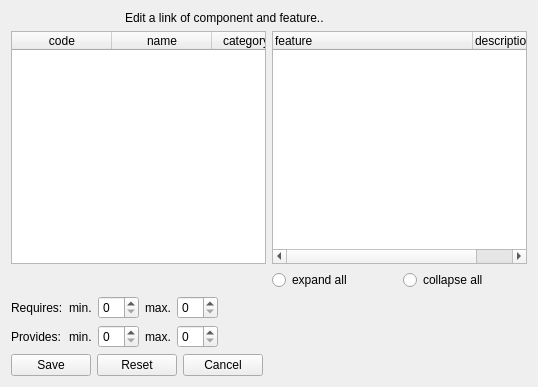
<?xml version="1.0" encoding="UTF-8"?>
<ui version="4.0">
 <class>components_features_edit_form</class>
 <widget class="QWidget" name="components_features_edit_form">
  <property name="geometry">
   <rect>
    <x>0</x>
    <y>0</y>
    <width>538</width>
    <height>387</height>
   </rect>
  </property>
  <property name="windowTitle">
   <string>Edit a component/feature link</string>
  </property>
  <property name="initAction" stdset="0">
   <string>read</string>
  </property>
  <property name="doctype" stdset="0">
   <string>ComponentFeatureRequest.simpleform</string>
  </property>
  <property name="rootelement" stdset="0">
   <string notr="true">ComponentFeature</string>
  </property>
  <property name="component_id" stdset="0">
   <string notr="true">{global.component_id}</string>
  </property>
  <property name="feature_id" stdset="0">
   <string notr="true">{global.feature_id}</string>
  </property>
  <layout class="QGridLayout" name="gridLayout">
   <item row="5" column="0">
    <layout class="QHBoxLayout" name="horizontalLayout">
     <item>
      <widget class="QPushButton" name="link">
       <property name="text">
        <string>Save</string>
       </property>
       <property name="form" stdset="0">
        <string notr="true">components_features</string>
       </property>
       <property name="global.componentState" stdset="0">
        <string notr="true">{component.state}</string>
       </property>
       <property name="global.featureState" stdset="0">
        <string notr="true">{feature.state}</string>
       </property>
       <property name="global.component_id" stdset="0">
        <string notr="true">{component.id}</string>
       </property>
       <property name="global.feature_id" stdset="0">
        <string notr="true">{feature.id}</string>
       </property>
       <property name="action" stdset="0">
        <string>create</string>
       </property>
       <property name="doctype" stdset="0">
        <string notr="true">ComponentFeature.simpleform</string>
       </property>
       <property name="rootelement" stdset="0">
        <string notr="true">ComponentFeature</string>
       </property>
      </widget>
     </item>
     <item>
      <widget class="QPushButton" name="pushButton">
       <property name="text">
        <string>Reset</string>
       </property>
       <property name="action" stdset="0">
        <string>read</string>
       </property>
       <property name="doctype" stdset="0">
        <string>ComponentFeatureRequest.simpleform</string>
       </property>
       <property name="rootelement" stdset="0">
        <string>ComponentFeature</string>
       </property>
       <property name="component_id" stdset="0">
        <string>{global.component_id}</string>
       </property>
       <property name="feature_id" stdset="0">
        <string>{global.feature_id}</string>
       </property>
      </widget>
     </item>
     <item>
      <widget class="QPushButton" name="cancel">
       <property name="text">
        <string>Cancel</string>
       </property>
       <property name="form" stdset="0">
        <string notr="true">components_features</string>
       </property>
       <property name="global.componentState" stdset="0">
        <string notr="true">{component.state}</string>
       </property>
       <property name="global.featureState" stdset="0">
        <string notr="true">{feature.state}</string>
       </property>
      </widget>
     </item>
     <item>
      <spacer name="horizontalSpacer">
       <property name="orientation">
        <enum>Qt::Horizontal</enum>
       </property>
       <property name="sizeHint" stdset="0">
        <size>
         <width>40</width>
         <height>20</height>
        </size>
       </property>
      </spacer>
     </item>
    </layout>
   </item>
   <item row="0" column="0">
    <layout class="QHBoxLayout" name="horizontalLayout_2">
     <item>
      <widget class="QLabel" name="label_2">
       <property name="maximumSize">
        <size>
         <width>32</width>
         <height>32</height>
        </size>
       </property>
       <property name="text">
        <string/>
       </property>
       <property name="pixmap">
        <pixmap resource="../qtclient.qrc">:/images/bricks.png</pixmap>
       </property>
      </widget>
     </item>
     <item>
      <widget class="QLabel" name="label_3">
       <property name="maximumSize">
        <size>
         <width>32</width>
         <height>32</height>
        </size>
       </property>
       <property name="text">
        <string/>
       </property>
       <property name="pixmap">
        <pixmap resource="../qtclient.qrc">:/images/link_edit.png</pixmap>
       </property>
      </widget>
     </item>
     <item>
      <widget class="QLabel" name="label_4">
       <property name="maximumSize">
        <size>
         <width>32</width>
         <height>32</height>
        </size>
       </property>
       <property name="text">
        <string/>
       </property>
       <property name="pixmap">
        <pixmap resource="../qtclient.qrc">:/images/chart_organisation.png</pixmap>
       </property>
      </widget>
     </item>
     <item>
      <widget class="QLabel" name="label">
       <property name="text">
        <string>Edit a link of component and feature..</string>
       </property>
      </widget>
     </item>
    </layout>
   </item>
   <item row="2" column="0">
    <layout class="QGridLayout" name="gridLayout_2">
     <item row="2" column="1">
      <layout class="QHBoxLayout" name="horizontalLayout_4">
       <item>
        <widget class="QRadioButton" name="ignore_expand_feats">
         <property name="text">
          <string>expand all</string>
         </property>
        </widget>
       </item>
       <item>
        <widget class="QRadioButton" name="ignore_collapse_feats">
         <property name="text">
          <string>collapse all</string>
         </property>
        </widget>
       </item>
      </layout>
     </item>
     <item row="0" column="1">
      <widget class="QTreeWidget" name="feature">
       <property name="enabled">
        <bool>true</bool>
       </property>
       <property name="editTriggers">
        <set>QAbstractItemView::NoEditTriggers</set>
       </property>
       <property name="selectionMode">
        <enum>QAbstractItemView::SingleSelection</enum>
       </property>
       <property name="itemsExpandable">
        <bool>true</bool>
       </property>
       <property name="doctype" stdset="0">
        <string notr="true">FeatureHierarchyRequest.simpleform</string>
       </property>
       <property name="rootelement" stdset="0">
        <string notr="true">feature</string>
       </property>
       <property name="action" stdset="0">
        <string notr="true">read</string>
       </property>
       <attribute name="headerDefaultSectionSize">
        <number>200</number>
       </attribute>
       <column>
        <property name="text">
         <string>feature</string>
        </property>
       </column>
       <column>
        <property name="text">
         <string>description</string>
        </property>
       </column>
      </widget>
     </item>
     <item row="2" column="0">
      <layout class="QHBoxLayout" name="horizontalLayout_3"/>
     </item>
     <item row="0" column="0">
      <widget class="QTableWidget" name="component">
       <property name="horizontalScrollBarPolicy">
        <enum>Qt::ScrollBarAlwaysOff</enum>
       </property>
       <property name="alternatingRowColors">
        <bool>true</bool>
       </property>
       <property name="selectionMode">
        <enum>QAbstractItemView::SingleSelection</enum>
       </property>
       <property name="selectionBehavior">
        <enum>QAbstractItemView::SelectRows</enum>
       </property>
       <property name="showGrid">
        <bool>true</bool>
       </property>
       <property name="gridStyle">
        <enum>Qt::DotLine</enum>
       </property>
       <property name="sortingEnabled">
        <bool>true</bool>
       </property>
       <property name="doctype" stdset="0">
        <string notr="true">ComponentListRequest.simpleform</string>
       </property>
       <property name="rootelement" stdset="0">
        <string notr="true">component</string>
       </property>
       <property name="state" stdset="0">
        <string notr="true">{global.componentState}</string>
       </property>
       <property name="action" stdset="0">
        <string notr="true">read</string>
       </property>
       <attribute name="horizontalHeaderShowSortIndicator" stdset="0">
        <bool>true</bool>
       </attribute>
       <attribute name="verticalHeaderStretchLastSection">
        <bool>false</bool>
       </attribute>
       <column>
        <property name="text">
         <string>code</string>
        </property>
       </column>
       <column>
        <property name="text">
         <string>name</string>
        </property>
       </column>
       <column>
        <property name="text">
         <string>categoryName</string>
        </property>
       </column>
       <column>
        <property name="text">
         <string>manufacturerName</string>
        </property>
       </column>
       <column>
        <property name="text">
         <string>mfgCode</string>
        </property>
       </column>
       <column>
        <property name="text">
         <string>webPage</string>
        </property>
       </column>
       <column>
        <property name="text">
         <string>description</string>
        </property>
       </column>
       <column>
        <property name="text">
         <string>price</string>
        </property>
       </column>
      </widget>
     </item>
    </layout>
   </item>
   <item row="3" column="0">
    <layout class="QFormLayout" name="formLayout">
     <property name="fieldGrowthPolicy">
      <enum>QFormLayout::AllNonFixedFieldsGrow</enum>
     </property>
     <item row="1" column="0">
      <widget class="QLabel" name="label_requires">
       <property name="text">
        <string>Requires:</string>
       </property>
      </widget>
     </item>
     <item row="1" column="1">
      <layout class="QHBoxLayout" name="horizontalLayout_5">
       <item>
        <widget class="QLabel" name="label_min_requires">
         <property name="text">
          <string>min.</string>
         </property>
         <property name="buddy">
          <cstring>min_requires</cstring>
         </property>
        </widget>
       </item>
       <item>
        <widget class="QSpinBox" name="min_requires"/>
       </item>
       <item>
        <widget class="QLabel" name="label_max_requires">
         <property name="text">
          <string>max.</string>
         </property>
         <property name="buddy">
          <cstring>max_requires</cstring>
         </property>
        </widget>
       </item>
       <item>
        <widget class="QSpinBox" name="max_requires"/>
       </item>
       <item>
        <spacer name="horizontalSpacer_2">
         <property name="orientation">
          <enum>Qt::Horizontal</enum>
         </property>
         <property name="sizeHint" stdset="0">
          <size>
           <width>40</width>
           <height>20</height>
          </size>
         </property>
        </spacer>
       </item>
      </layout>
     </item>
     <item row="2" column="0">
      <widget class="QLabel" name="label_7">
       <property name="text">
        <string>Provides:</string>
       </property>
      </widget>
     </item>
     <item row="2" column="1">
      <layout class="QHBoxLayout" name="horizontalLayout_6">
       <item>
        <widget class="QLabel" name="label_min_provides">
         <property name="text">
          <string>min.</string>
         </property>
         <property name="buddy">
          <cstring>min_provides</cstring>
         </property>
        </widget>
       </item>
       <item>
        <widget class="QSpinBox" name="min_provides"/>
       </item>
       <item>
        <widget class="QLabel" name="label_max_provides">
         <property name="text">
          <string>max.</string>
         </property>
         <property name="buddy">
          <cstring>max_provides</cstring>
         </property>
        </widget>
       </item>
       <item>
        <widget class="QSpinBox" name="max_provides"/>
       </item>
       <item>
        <spacer name="horizontalSpacer_3">
         <property name="orientation">
          <enum>Qt::Horizontal</enum>
         </property>
         <property name="sizeHint" stdset="0">
          <size>
           <width>40</width>
           <height>20</height>
          </size>
         </property>
        </spacer>
       </item>
      </layout>
     </item>
    </layout>
   </item>
  </layout>
 </widget>
 <tabstops>
  <tabstop>feature</tabstop>
  <tabstop>ignore_expand_feats</tabstop>
  <tabstop>ignore_collapse_feats</tabstop>
  <tabstop>min_requires</tabstop>
  <tabstop>max_requires</tabstop>
  <tabstop>min_provides</tabstop>
  <tabstop>max_provides</tabstop>
  <tabstop>link</tabstop>
  <tabstop>cancel</tabstop>
 </tabstops>
 <resources>
  <include location="../qtclient.qrc"/>
  <include location="./qtclient.qrc"/>
 </resources>
 <connections>
  <connection>
   <sender>ignore_expand_feats</sender>
   <signal>clicked()</signal>
   <receiver>feature</receiver>
   <slot>expandAll()</slot>
   <hints>
    <hint type="sourcelabel">
     <x>396</x>
     <y>267</y>
    </hint>
    <hint type="destinationlabel">
     <x>305</x>
     <y>172</y>
    </hint>
   </hints>
  </connection>
  <connection>
   <sender>ignore_collapse_feats</sender>
   <signal>clicked()</signal>
   <receiver>feature</receiver>
   <slot>collapseAll()</slot>
   <hints>
    <hint type="sourcelabel">
     <x>526</x>
     <y>267</y>
    </hint>
    <hint type="destinationlabel">
     <x>446</x>
     <y>172</y>
    </hint>
   </hints>
  </connection>
 </connections>
</ui>
